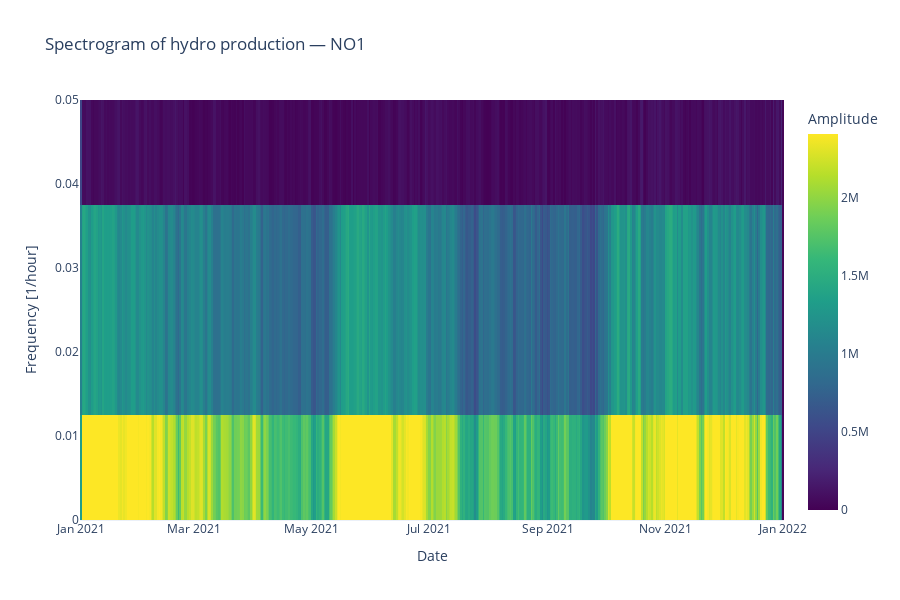

Write notebook code for a chart like this one.
### Code cell
# Test the function
fig = plot_spectrogram_elhub(df_production)
fig.show()

### Figure 1 — Plotly figure (JSON) as saved in the notebook; plotly's stock layout.template omitted (floating-point values rounded to 4 significant figures; data arrays with more than 128 entries replaced by an {"elided": "..."} marker saying what was removed)
{"data": [{"colorbar": {"title": {"text": "Amplitude"}}, "colorscale": [[0, "#440154"], [0.1111, "#482878"], [0.2222, "#3e4989"], [0.3333, "#31688e"], [0.4444, "#26828e"], [0.5556, "#1f9e89"], [0.6667, "#35b779"], [0.7778, "#6ece58"], [0.8889, "#b5de2b"], [1, "#fde725"]], "hovertemplate": "Date: %{x|%Y-%m-%d %H:%M}<br>Freq: %{y:.4f}/h<br>Amp: %{z:.2f}<extra></extra>", "type": "heatmap", "x": {"elided": "439 str values"}, "y": [0.0, 0.025, 0.05, 0.075, 0.1, 0.125, 0.15, 0.175, 0.2, 0.225, 0.25, 0.275, 0.3, 0.325, 0.35, 0.375, 0.4, 0.425, 0.45, 0.475, 0.5], "z": {"elided": "21x439 float values"}, "zmax": 2410000.0, "zmin": 0}], "layout": {"height": 600, "title": {"text": "Spectrogram of hydro production — NO1"}, "xaxis": {"title": {"text": "Date"}}, "yaxis": {"range": [0, 0.05], "title": {"text": "Frequency [1/hour]"}}}}
